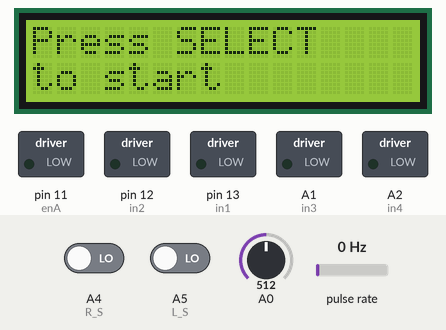
This sketch was run on a simulated Arduino Uno, built with avr-gcc and run on an emulated ATmega328P. Shown: 16×2 character LCD, switched loads named in the sketch (green lamp = pin HIGH). Wiring (inferred from the names in the program): pulse sensor: data pin 3. The inputs (shaded band) are chosen by the test bench; at power-on: A0 = 512, A4 (R_S) LOW, A5 (L_S) LOW, pulse rate 0 Hz. Pins used as bus, display or sensor lines are not drawn.

Above: at 1.2 s.
1.3 s: A0 set to 584
2.8 s: A0 set to 610
At 2.81 s:
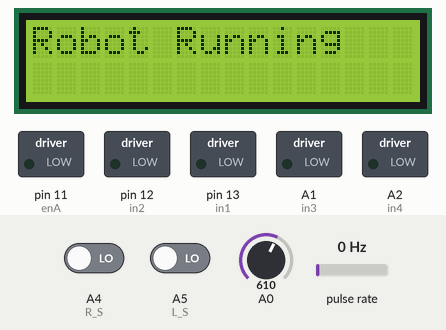
At 3.2 s:
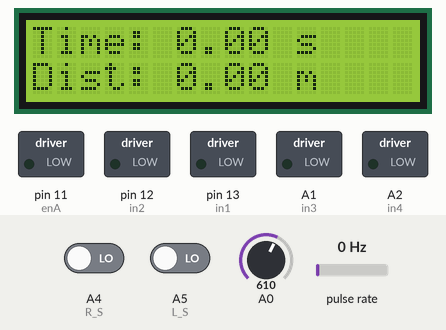
Timing chart, 0 to 5.8 s (numbered marks = the images above; inputs shaded):
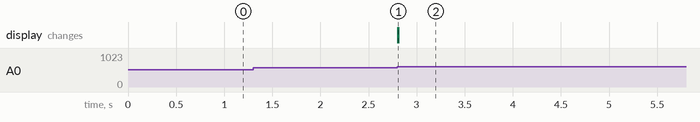

The sketch:

LineFollowing-WithEncoder.ino
```cpp
// ----------------------------------------------------
// LCD SYSTEM (added from Code 1)
// ----------------------------------------------------
#include <LiquidCrystal.h>                 // LCD library
LiquidCrystal lcd(8, 9, 4, 5, 6, 7);       // LCD wiring pins

// Read keypad buttons from A0
int readKey() {
  int adc = analogRead(A0);
  if (adc < 50)  return 0;   // RIGHT
  if (adc < 200) return 1;   // UP
  if (adc < 400) return 2;   // DOWN
  if (adc < 600) return 3;   // LEFT
  if (adc < 800) return 4;   // SELECT
  return -1;
}

// Flags + Timer for LCD start/finish logic
unsigned long startTime = 0;
bool started = false;
bool finished = false;

// For limiting LCD refresh rate
unsigned long lastLCDupdate = 0;
// ----------------------------------------------------


// --------------------
// ENCODER SETUP
// --------------------
#define leftEncoderPin 3
#define rightEncoderPin A3

volatile long leftCount = 0;
volatile long rightCount = 0;


float wheelDiameter = 0.065;        // cm
int pulsesPerRevolution = 20;
float distancePerPulse_cm = 3.1416 * wheelDiameter / pulsesPerRevolution;  // 1.021 cm/pulse
float distancePerPulse_m  = distancePerPulse_cm / 10.0;                   // 0.01021 m/pulse

// Interrupt functions
void leftEncoderISR() {
  leftCount++;
}

void rightEncoderISR() {
  rightCount++;
}

// --------------------
// 1. PIN DEFINITIONS AND CONSTANTS
// --------------------
#define enA 11
#define in1 13
#define in2 12
#define enB 3
#define in3 A1
#define in4 A2

#define R_S A4
#define L_S A5

// --------------------
// 2. SETUP FUNCTION
// --------------------
void setup() {
  // --- LCD startup screen (ADDED) ---
  lcd.begin(16, 2);
  lcd.clear();
  lcd.print("Press SELECT");
  lcd.setCursor(0, 1);
  lcd.print("to start");
  pinMode(A0, INPUT);

  pinMode(enA, OUTPUT);
  pinMode(in1, OUTPUT);
  pinMode(in2, OUTPUT);
  pinMode(enB, OUTPUT);
  pinMode(in3, OUTPUT);
  pinMode(in4, OUTPUT);

  pinMode(R_S, INPUT);
  pinMode(L_S, INPUT);

  // Encoder pins
  pinMode(leftEncoderPin, INPUT_PULLUP);
  pinMode(rightEncoderPin, INPUT_PULLUP);
  attachInterrupt(digitalPinToInterrupt(leftEncoderPin), leftEncoderISR, RISING);
  attachInterrupt(digitalPinToInterrupt(rightEncoderPin), rightEncoderISR, RISING);
}

// --------------------
// 3. MOVEMENT FUNCTIONS
// --------------------

// Moves the robot straight ahead
void forward() {
  analogWrite(enA, 110);
  analogWrite(enB, 110);

  digitalWrite(in1, HIGH);
  digitalWrite(in2, LOW);

  digitalWrite(in3, LOW);
  digitalWrite(in4, HIGH);

  // Distance only counted while moving forward
}

// Pivot Turn Left
void turnLeft() {
  analogWrite(enA, 90);
  analogWrite(enB, 210);

  digitalWrite(in1, LOW);
  digitalWrite(in2, HIGH);

  digitalWrite(in3, LOW);
  digitalWrite(in4, HIGH);
}

// Pivot Turn Right
void turnRight() {
  analogWrite(enA, 210);
  analogWrite(enB, 90);

  digitalWrite(in1, HIGH);
  digitalWrite(in2, LOW);

  digitalWrite(in3, HIGH);
  digitalWrite(in4, LOW);
}

// Stops both motors instantly
void Stop() {
  analogWrite(enA, 0);
  analogWrite(enB, 0);

  digitalWrite(in1, LOW);
  digitalWrite(in2, LOW);
  digitalWrite(in3, LOW);
  digitalWrite(in4, LOW);
}

// --------------------
// 4. MAIN LOOP
// --------------------
void loop() {

  // --- LCD start logic ---
  if (!started) {
    if (readKey() == 4) {
      started = true;
      startTime = millis();
      lcd.clear();
      lcd.print("Robot Running");
      lastLCDupdate = millis();
    }
    return;
  }

  int rightSensor = digitalRead(R_S);
  int leftSensor = digitalRead(L_S);

  // --- LIVE RUNNING TIME & DISTANCE DISPLAY ---
  if (!finished) {
    if (millis() - lastLCDupdate >= 200) {  // refresh every 200ms
      lcd.setCursor(0, 0);
      lcd.print("Time: ");
      lcd.print((millis() - startTime)/1000.0, 2);
      lcd.print(" s   ");

      lcd.setCursor(0, 1);
      float leftDist = leftCount * distancePerPulse_m;
      float rightDist = rightCount * distancePerPulse_m;
      float avgDist = (leftDist + rightDist)/2;
      lcd.print("Dist: ");
      lcd.print(avgDist, 2);
      lcd.print(" m");

      lastLCDupdate = millis();
    }
  }

  // Case 1: Both sensors see the black line -> Go Straight
  if((rightSensor == 1) && (leftSensor == 1)) {
    forward();
  }

  // Case 2: Left white, Right black -> Turn Left
  else if((rightSensor == 0) && (leftSensor == 1)) {
    turnLeft();
    delay(100);
  }

  // Case 3: Right white, Left black -> Turn Right
  else if((rightSensor == 1) && (leftSensor == 0)) {
    turnRight();
    delay(100);
    while (digitalRead(R_S) == 1) {
      turnRight();
    }
  }

  // Case 4: Both sensors see white -> STOP
  else if((rightSensor == 0) && (leftSensor == 0)) {
    Stop();

    // --- LCD final time + distance (meters) ---
    if (!finished) {
      unsigned long total = millis() - startTime;
      float leftDist = leftCount * distancePerPulse_m;
      float rightDist = rightCount * distancePerPulse_m;
      float avgDist = (leftDist + rightDist)/2;

      lcd.clear();
      lcd.setCursor(0, 0);
      lcd.print("Time: ");
      lcd.print(total / 1000.0, 2);
      lcd.print(" s");

      lcd.setCursor(0, 1);
      lcd.print("Dist: ");
      lcd.print(avgDist, 2);
      lcd.print(" m");

      finished = true;
    }

    while (1) {}
  }
}
```

Measured:
- the behaviour switches between 599 and 600 on A0 (found by bisection; images 0 and 1)
- after the input at 1.3 s, every drawn part: stays the same
- after the input at 2.8 s, the display: changes at once (image 1)
